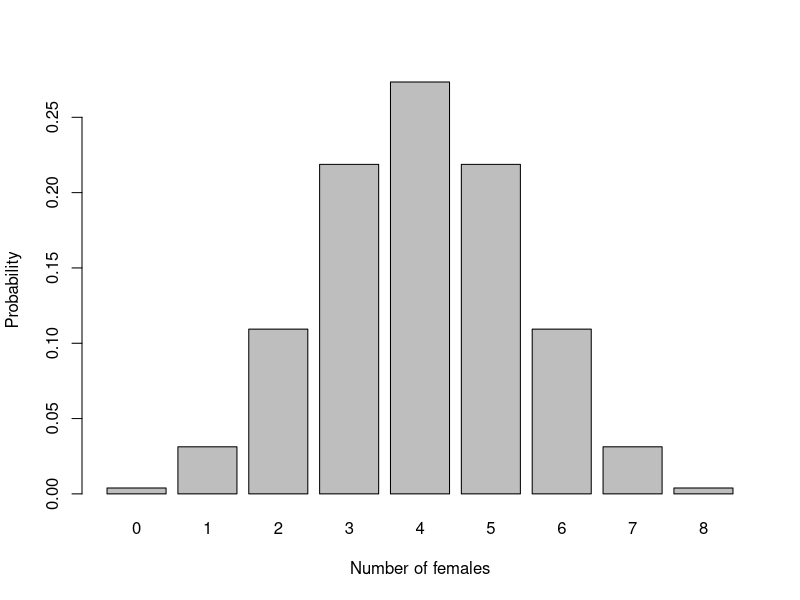
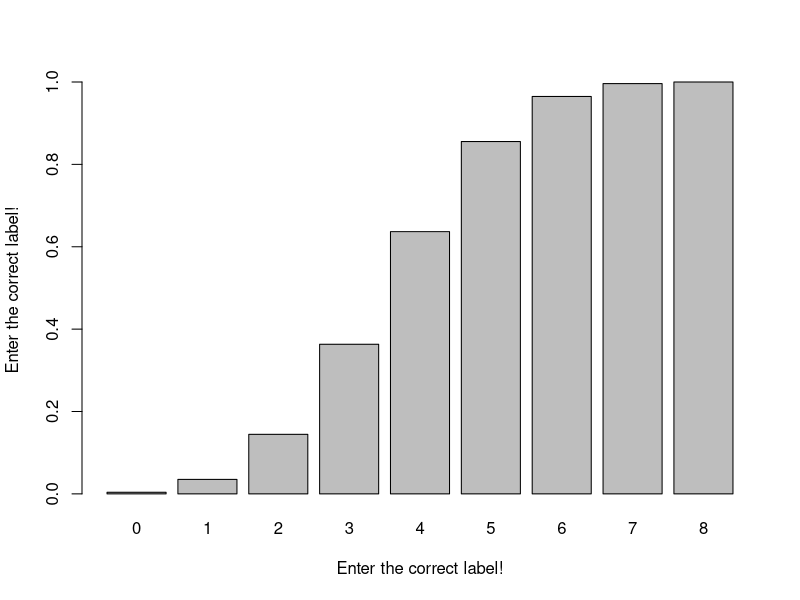
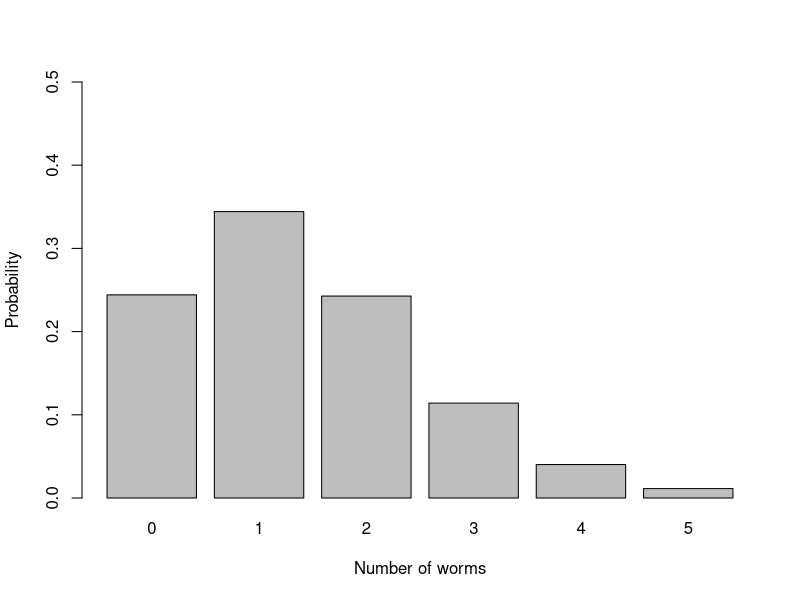
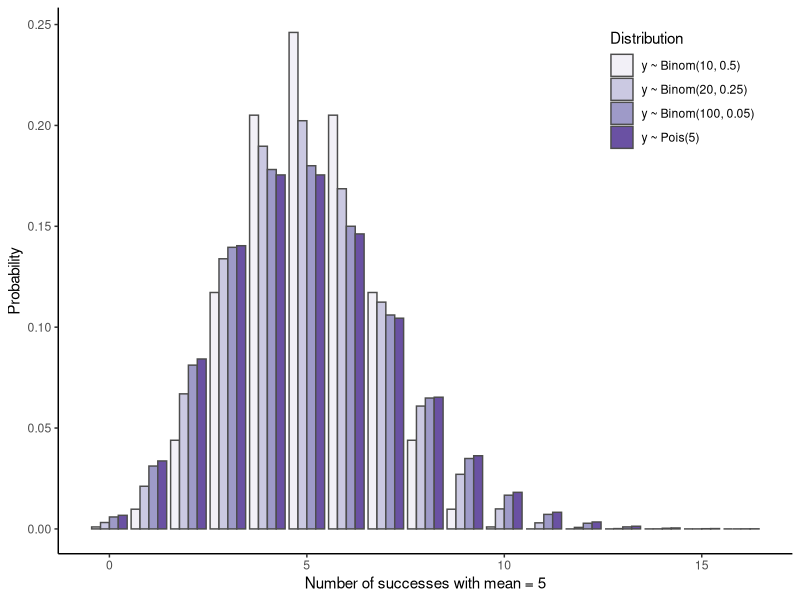

The R script that drew these images, in order:
## ---- chunk 1
num_female <- 4 # note that 4 is assigned to the variable called num_female
num_trials <- 8
p_female <- 0.5
## ---- chunk 2
# formatted output just because:
paste0("P(", num_female, " female | ", num_trials, " eggs) = ",
       dbinom(num_female, num_trials, p_female))
## ---- chunk 3
# pbinom gives the cumulative probability
paste("The cumulative probability is", 
      max(pbinom(0:num_female - 1, num_trials, p_female)))
## ---- chunk 4
# You can check what R is doing by running parts of code:
0:num_female - 1 # Oops! Is this what you expected?
0:(num_female - 1) # this is actually what we want.
# Correct the code above. Why did this bug have no effect?
## ---- chunk 5
# Run this, then explore values of p_female
# Note: 'success' and 'failure' is arbitrary. Just make sure you're calculating
# what you think. How would you calculate the probabilities for males instead?
num_female <- seq(0, 8) 
p_female <- 0.5 # what are the limits of p_female?
prFemale_df <- data.frame(num_female = num_female, 
                          prob = dbinom(num_female, max(num_female), p_female)) 
prFemale_df 
barplot(prFemale_df$prob, names = prFemale_df$num_female, 
        xlab = "Number of females", ylab = "Probability")
## ---- chunk 6
prFemale_df$cumul_prob <- cumsum(prFemale_df$prob)
barplot(prFemale_df$cumul_prob, names = prFemale_df$num_female, 
        xlab = "Enter the correct label!", ylab = "Enter the correct label!")
## ---- chunk 7
worm_df <- data.frame(num_worms = c(0, 1, 2, 3, 4, 5, 6),
                      num_quadrats = c(35, 28, 15, 10, 7, 5, 0))
## ---- chunk 8
# num_worms is the number of worms per quadrat
# num_quadrats is numbers of quadrats observed containing that number of worms
# this dataset is summarised. Raw data might have columns: quadrat_id, num_worms
worm_df <- data.frame(num_worms = c(0, 1, 2, 3, 4, 5, 6),
                      num_quadrats = c(35, 28, 15, 10, 7, 5, 0))
worm_df # display dataframe
## ---- chunk 9
sum(worm_df$num_quadrats) # total number of quadrats
lambda_worms <- with(worm_df, sum(num_worms * num_quadrats) / sum(num_quadrats))
lambda_worms # the mean worms per quadrat"
## ---- chunk 10
# ?dpois 
# for questions like 'determine P(y_i=a | lambda)'
a <- 5 
lambda <- 1.41 
dpois(a, lambda) # probability of observing 'a' worms per quadrat: dpois()

# ?ppois
# for questions like 'determine P(y_i >= a | lambda)
1-ppois(a-1, lambda) # probability of observing >= 'a' worms: ppois()
## ---- chunk 11
ppois(0:a, lambda) # what does 0:a mean? What's another way to do this? 
signif(ppois(0:a, lambda), 3) # round with ?signif
barplot(dpois(0:a, lambda),
        ylab = "Probability", xlab = "Number of worms",
        space = 0.2, ylim = c(0, 0.5), names.arg = 0:a)
## ---- chunk 12
# create new columns in worm_df for the probabilities
worm_df$prob <- dpois(worm_df$num_worms, lambda)
worm_df$cumul_prob <- cumsum(worm_df$prob)
## ---- chunk 13
# Make Table 2.1. Use packageName::function() instead of loading with library()
knitr::kable(worm_df, digits=5,
             caption = 'Worm cast observations and expected probabilities.') 
## ---- chunk 14
# generate dataframe with probability for 0:16 'successes' from different 
# distributions but where mean is 5.
# note that in y ~ Binom(10,0.5), probability of >10 successes is zero.
# We're going to leverage the power of the tidyverse here
library(tidyverse)
y_seq <- 0:16
binom_df <- tibble(y=rep(y_seq, times=3), # ?rep
                   n=rep(c(10, 20, 100), each=length(y_seq)),
                   p=rep(c(0.5, 0.25, 0.05), each=length(y_seq))) |>
    mutate(mean=n*p,
           prob=dbinom(y_seq, n, p),
           label=paste0("y ~ Binom(", n, ", ", p, ")"))
pois_df <- tibble(y=y_seq,
                  n=NA, 
                  p=NA,
                  mean=5) |>
    mutate(prob=dpois(y_seq, mean),
           label=paste0("y ~ Pois(", mean, ")"))
PDF_df <- bind_rows(binom_df, pois_df) |>
  mutate(label=factor(label, levels=unique(label)))
## ---- chunk 15
head(binom_df, 2)
head(pois_df, 2)
## ---- chunk 16
ggplot(PDF_df, aes(y, prob, fill=label)) +  # ggplot(data, aes(xVar, yVar))
  geom_bar(stat="identity", position="dodge", colour="grey30") +  # ?geom_bar
  scale_fill_brewer("Distribution", palette="Purples") + # from colorbrewer2.org
  labs(x="Number of successes with mean = 5", y="Probability") +
  theme_classic() + theme(legend.position=c(0.85, 0.85))
## ---- chunk 17
y <- rpois(10000, 5)
paste0("Mean: ", signif(mean(y), 3), ", variance: ", signif(var(y), 3))
